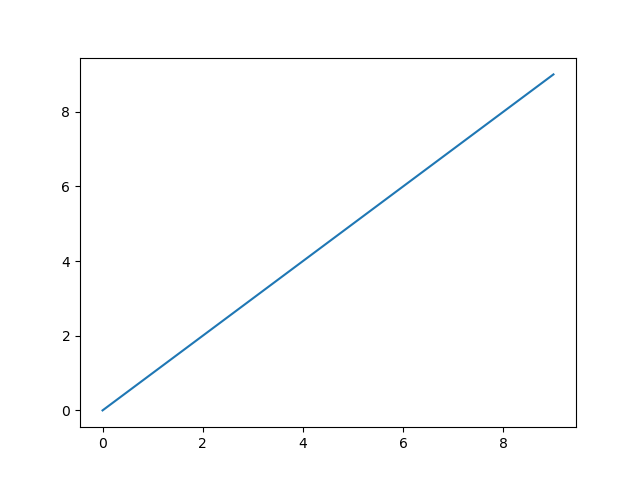

Recreate this plot in Python.
import matplotlib
matplotlib.use("Agg")
import matplotlib.pyplot as plt

#print(matplotlib.get_backend())

plt.plot(range(10))

plt.savefig('test.png')
